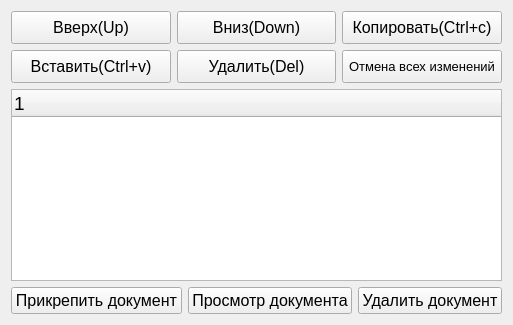
             <widget class="QWidget" name="layoutWidget">
              <layout class="QVBoxLayout" name="verticalLayout_5">
               <item>
                <layout class="QHBoxLayout" name="horizontalLayout_2">
                 <item>
                  <widget class="QPushButton" name="pushButton_Vverh">
                   <property name="minimumSize">
                    <size>
                     <width>0</width>
                     <height>33</height>
                    </size>
                   </property>
                   <property name="font">
                    <font>
                     <pointsize>12</pointsize>
                    </font>
                   </property>
                   <property name="autoFillBackground">
                    <bool>false</bool>
                   </property>
                   <property name="text">
                    <string>Вверх(Up)</string>
                   </property>
                  </widget>
                 </item>
                 <item>
                  <widget class="QPushButton" name="pushButton_Vniz">
                   <property name="minimumSize">
                    <size>
                     <width>0</width>
                     <height>33</height>
                    </size>
                   </property>
                   <property name="font">
                    <font>
                     <pointsize>12</pointsize>
                    </font>
                   </property>
                   <property name="autoFillBackground">
                    <bool>false</bool>
                   </property>
                   <property name="text">
                    <string>Вниз(Down)</string>
                   </property>
                  </widget>
                 </item>
                 <item>
                  <widget class="QPushButton" name="pushButton_Copy">
                   <property name="minimumSize">
                    <size>
                     <width>0</width>
                     <height>33</height>
                    </size>
                   </property>
                   <property name="font">
                    <font>
                     <pointsize>12</pointsize>
                    </font>
                   </property>
                   <property name="autoFillBackground">
                    <bool>false</bool>
                   </property>
                   <property name="text">
                    <string>Копировать(Ctrl+c)</string>
                   </property>
                  </widget>
                 </item>
                </layout>
               </item>
               <item>
                <layout class="QHBoxLayout" name="horizontalLayout_18">
                 <item>
                  <widget class="QPushButton" name="pushButton_Paste">
                   <property name="minimumSize">
                    <size>
                     <width>0</width>
                     <height>33</height>
                    </size>
                   </property>
                   <property name="font">
                    <font>
                     <pointsize>12</pointsize>
                    </font>
                   </property>
                   <property name="autoFillBackground">
                    <bool>false</bool>
                   </property>
                   <property name="text">
                    <string>Вставить(Ctrl+v)</string>
                   </property>
                  </widget>
                 </item>
                 <item>
                  <widget class="QPushButton" name="pushButton_Del">
                   <property name="minimumSize">
                    <size>
                     <width>0</width>
                     <height>33</height>
                    </size>
                   </property>
                   <property name="font">
                    <font>
                     <pointsize>12</pointsize>
                    </font>
                   </property>
                   <property name="autoFillBackground">
                    <bool>false</bool>
                   </property>
                   <property name="text">
                    <string>Удалить(Del)</string>
                   </property>
                  </widget>
                 </item>
                 <item>
                  <widget class="QPushButton" name="pushButton_otm_i_vihod">
                   <property name="minimumSize">
                    <size>
                     <width>0</width>
                     <height>33</height>
                    </size>
                   </property>
                   <property name="font">
                    <font>
                     <pointsize>10</pointsize>
                    </font>
                   </property>
                   <property name="autoFillBackground">
                    <bool>false</bool>
                   </property>
                   <property name="text">
                    <string>Отмена всех изменений</string>
                   </property>
                  </widget>
                 </item>
                </layout>
               </item>
               <item>
                <widget class="QTreeWidget" name="tree">
                 <property name="minimumSize">
                  <size>
                   <width>200</width>
                   <height>0</height>
                  </size>
                 </property>
                 <property name="font">
                  <font>
                   <pointsize>14</pointsize>
                  </font>
                 </property>
                 <property name="focusPolicy">
                  <enum>Qt::TabFocus</enum>
                 </property>
                 <property name="toolTip">
                  <string>F5 - ТК, F6 - Операция, F7 - Переход</string>
                 </property>
                 <property name="statusTip">
                  <string/>
                 </property>
                 <column>
                  <property name="text">
                   <string notr="true">1</string>
                  </property>
                 </column>
                </widget>
               </item>
               <item>
                <layout class="QHBoxLayout" name="horizontalLayout_7">
                 <item>
                  <widget class="QPushButton" name="pushButton_dob_doc">
                   <property name="font">
                    <font>
                     <pointsize>12</pointsize>
                    </font>
                   </property>
                   <property name="text">
                    <string>Прикрепить документ</string>
                   </property>
                  </widget>
                 </item>
                 <item>
                  <widget class="QPushButton" name="pushButton_prosm_doc">
                   <property name="font">
                    <font>
                     <pointsize>12</pointsize>
                    </font>
                   </property>
                   <property name="text">
                    <string>Просмотр документа</string>
                   </property>
                  </widget>
                 </item>
                 <item>
                  <widget class="QPushButton" name="pushButton_del_doc">
                   <property name="font">
                    <font>
                     <pointsize>12</pointsize>
                    </font>
                   </property>
                   <property name="text">
                    <string>Удалить документ</string>
                   </property>
                  </widget>
                 </item>
                </layout>
               </item>
              </layout>
             </widget>
